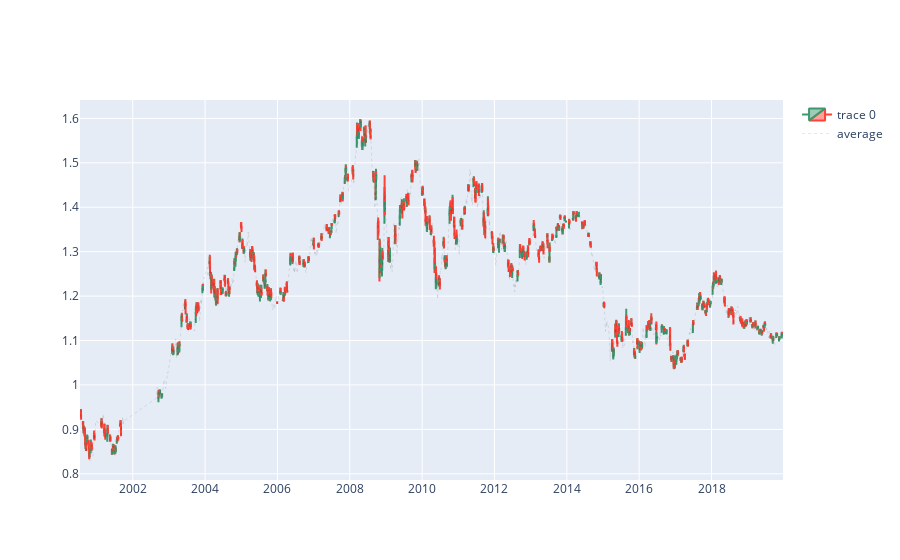

Write notebook code for a chart like this one.
### Code cell
fr.print_pattern_chart()

### Figure 1 — Plotly figure (JSON) as saved in the notebook; plotly's stock layout.template omitted (floating-point values rounded to 4 significant figures; data arrays with more than 128 entries replaced by an {"elided": "..."} marker saying what was removed)
{"data": [{"close": {"elided": "1481 float values"}, "high": {"elided": "1481 float values"}, "low": {"elided": "1481 float values"}, "open": {"elided": "1481 float values"}, "type": "candlestick", "x": {"elided": "1481 str values"}}, {"line": {"color": "black", "dash": "dot", "width": 0.1}, "name": "average", "type": "scatter", "x": {"elided": "4632 str values"}, "y": {"elided": "4632 float values"}}], "layout": {"xaxis": {"rangeslider": {"visible": false}}}}
